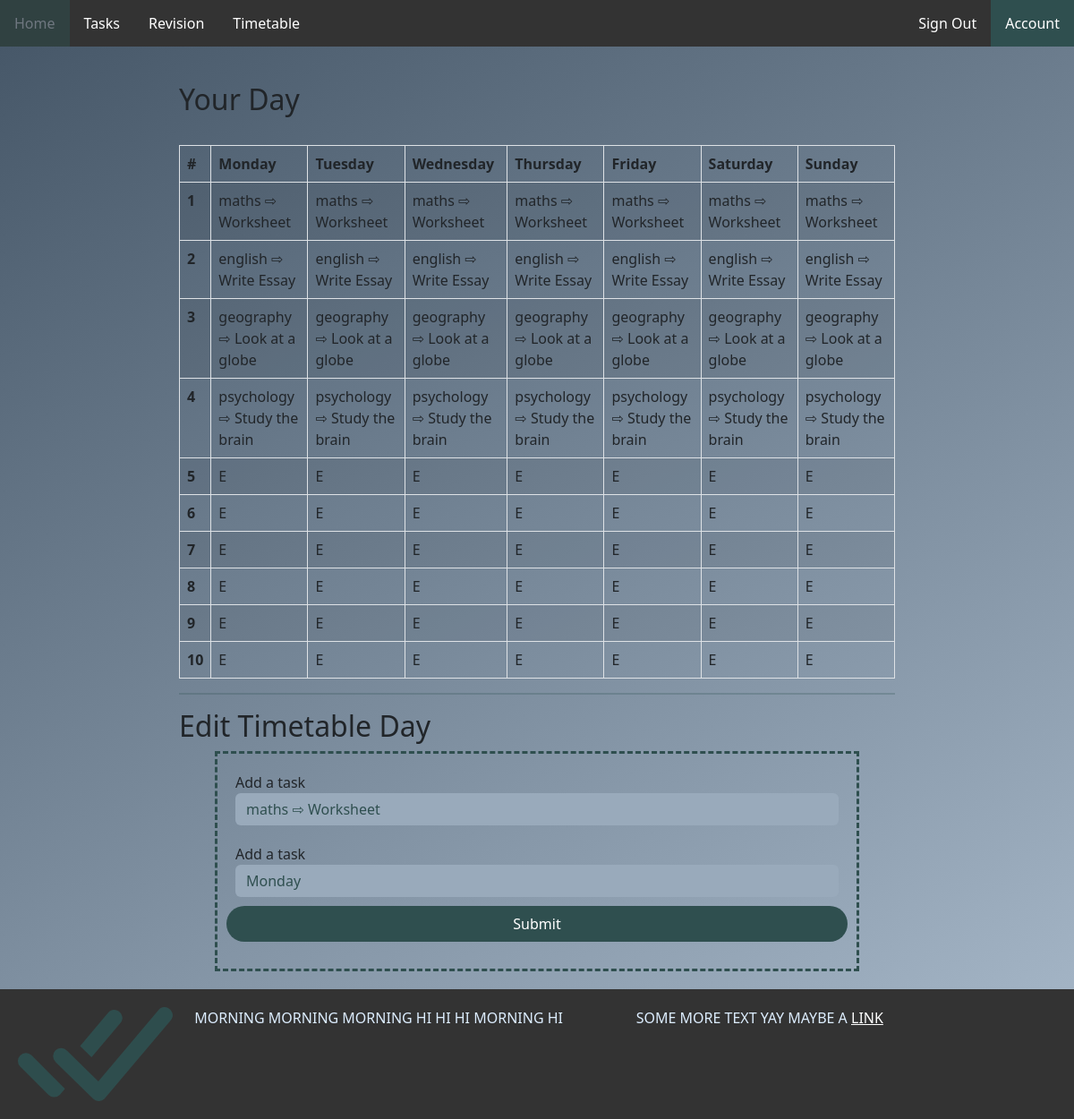
The page /timetable (signed in) on the database its author committed.
### tables this page shows
CREATE TABLE tasks (task_id INTEGER PRIMARY KEY AUTOINCREMENT NOT NULL UNIQUE, description STRING, completed BOOLEAN (1) NOT NULL, category VARCHAR NOT NULL REFERENCES subjects (subject), due_date DATE, set_date DATE, username VARCHAR REFERENCES user_info (username) NOT NULL);

### app.py (the view)
@app.route("/timetable", methods=["POST", "GET"])
def timetable():
    if not session.get("name"):
        return redirect("/sign_in")
    if request.method == "GET":
        week = session.get("timetable").display()
        return render_template("timetable.html", message = week, tasks = database.get_tasks_by_username(session["username"]), days = [x for x in session["timetable"].week] )
    if request.method == "POST":
        session["timetable"].add_task_to_day(request.form.get("day"), request.form.get("task"))
        week = session.get("timetable").display()
        return redirect("/timetable")

### classes.py (called while the page is built)
    def display(self) -> list:
        result = []
        for key in self.week:
            list_of_tasks = self.week[key].get_tasks()
            result.append([key, list_of_tasks])
        return result

    def get_tasks(self) -> list:
        tasks = []
        for x in self.tasks_today:
            tasks.append(database.get_task_by_id(x))
        return tasks

### database.py (called while the page is built)
def execute_and_return(query: str, arguments: tuple) -> list:
    details = []
    connection = sqlite3.connect("./nea_database.db")
    cursor = connection.execute(query, arguments).fetchall()
    for x in cursor:
        details.append(x)
    connection.commit()
    connection.close()
    return details

def get_task_by_id(id):
    details = execute_and_return("SELECT * FROM tasks WHERE task_id = ?", (id, ))[0]
    return details

def get_tasks_by_username(username):
    value = execute_and_return("SELECT * FROM tasks JOIN subjects ON tasks.category = subjects.subject WHERE tasks.username = ?", (username, ))
    details = []
    for x in value:
        details.append(x)
    return details

### templates/timetable.html (shortened to what this page needs)
{% extends "home_layout.html" %} {% block body %}
<div class="page-body">
    <h2>Your Day</h2>
    <br>
    <div class="table-responsive-xl">
        <table class="table table-striped table-bordered">
            <thead>
                <tr>
                    <th scope="col">#</th>
                    {% for x in message %}
                    <th scope="col">{{x[0]}}</th>
                    {% endfor %}
                </tr>
            </thead>
            <tbody>
                {% for x in range(10) %}
                    <tr>
                        <th scope="row">{{x+1}}</th>
                        {% for y in message %}
                            {% if y[1][x] %}
                                <td scope="row">{{ y[1][x][3] }} ⇨ {{ y[1][x][1] }}</td>
                            {% else %}
                                <td scope="row"> E</td>
                            {% endif %}
                        {% endfor %}
                    </tr>
                {% endfor %}
            </tbody>
        </table>
    </div>
    <hr>
    <h2>Edit Timetable Day</h1>
    <form action="/timetable" method="post" >
        <div class="form-group">
            <label for="task">Add a task</label>
            <select id="task" name="task" class="form-control">
                {% for x in tasks %}
                    <option value="{{x[0]}}" style="overflow: hidden;">{{x[3]}} ⇨ {{x[1]}}</option>
                {% endfor %}
            </select>
        </div>
        <div class="form-group">
            <label for="day">Add a task</label>
            <select id="day" name="day" class="form-control">
                {% for day in days %}
                    <option value="{{day}}">{{day}}</option>
                {% endfor %}
            </select>
        </div>
        <input type="submit" class="button">
    </form>
</div>
{% endblock %}

### static/style.css (style rules this page uses)
html { min-height:100%; }
body { background:linear-gradient(150deg, #445566, #AABBCC); background-repeat: no-repeat; background-position:bottom; background-size: cover; background-attachment: fixed; font-family: system-ui, -apple-system, BlinkMacSystemFont, 'Segoe UI', Roboto, Oxygen, Ubuntu, Cantarell, 'Open Sans', 'Helvetica Neue', sans-serif; }
.page-body { margin-right: auto; margin-left: auto; margin-top: 20px; max-width: 70%; padding: 20px; }
.page-body hr { background-color: #2F4F4F; height: 2px; border: 0px; }
.container button, .button { background-color: #2F4F4F; border: none; color: white; text-align: center; text-decoration: none; display: inline-block; font-size: 16px; border-radius: 25px; margin-bottom: 20px; background-color:#2F4F4F; }
form { margin-right: 5%; margin-left: 5%; border: #2F4F4F; border-style: dashed; padding: 10px; }
form input { width: 100%; border: none; background: none; outline: none; padding: 0 5px; height: 40px; font-size: 16px; margin: auto; }
form .form-control { border: 0; color: #2F4F4F; background-color: #99AABB; }
form select option { background-color: #99AABB; }
.form-group { padding: 10px; }

### rows shown on the page
tasks: category "maths" "maths" "maths" "maths" "maths" "maths" "maths", description "Worksheet" "Worksheet" "Worksheet" "Worksheet" "Worksheet" "Worksheet" "Worksheet"
tasks: category "english" "english" "english" "english" "english" "english" "english", description "Write Essay" "Write Essay" "Write Essay" "Write Essay" "Write Essay" "Write Essay" "Write Essay"
tasks: category "geography" "geography" "geography" "geography" "geography" "geography" "geography", description "Look at a globe" "Look at a globe" "Look at a globe" "Look at a globe" "Look at a globe" "Look at a globe" "Look at a globe"
tasks: category "psychology" "psychology" "psychology" "psychology" "psychology" "psychology" "psychology", description "Study the brain" "Study the brain" "Study the brain" "Study the brain" "Study the brain" "Study the brain" "Study the brain"

### other values the page prints
{{ x[0] }} "Monday" "Tuesday" "Wednesday" "Thursday" "Friday" "Saturday" "Sunday"
{{ x+1 }} "1" "2" "3" "4" "5" "6" "7" "8" "9" "10"
form field task "maths ⇨ Worksheet"
form field day "Monday"
